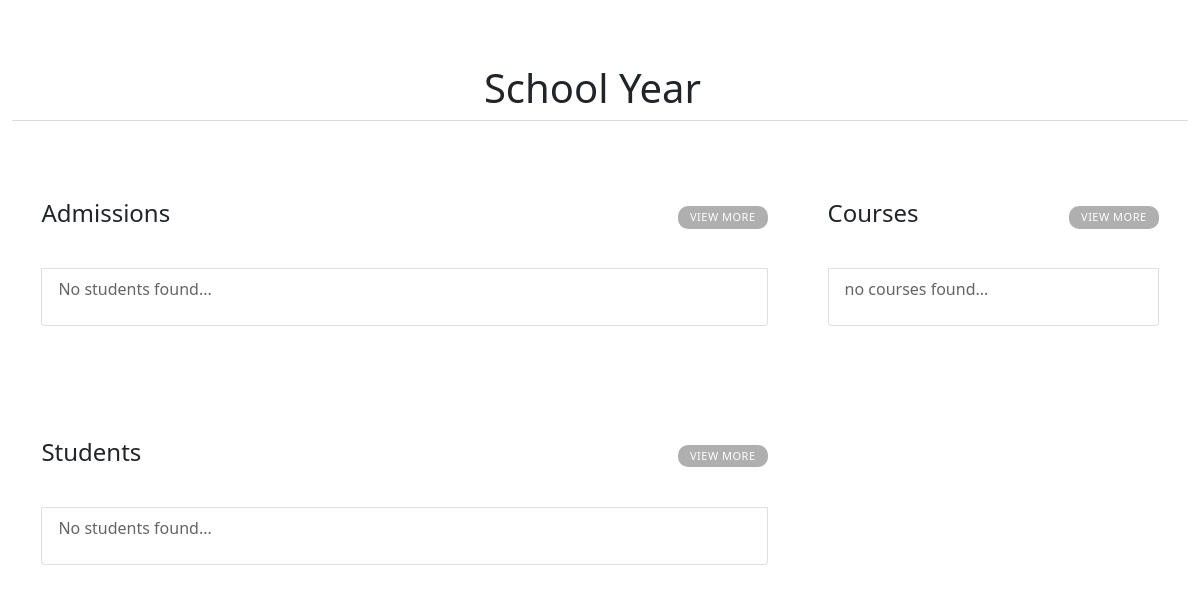
Page /academiaweb/years/year=1/ on the earlier database version.
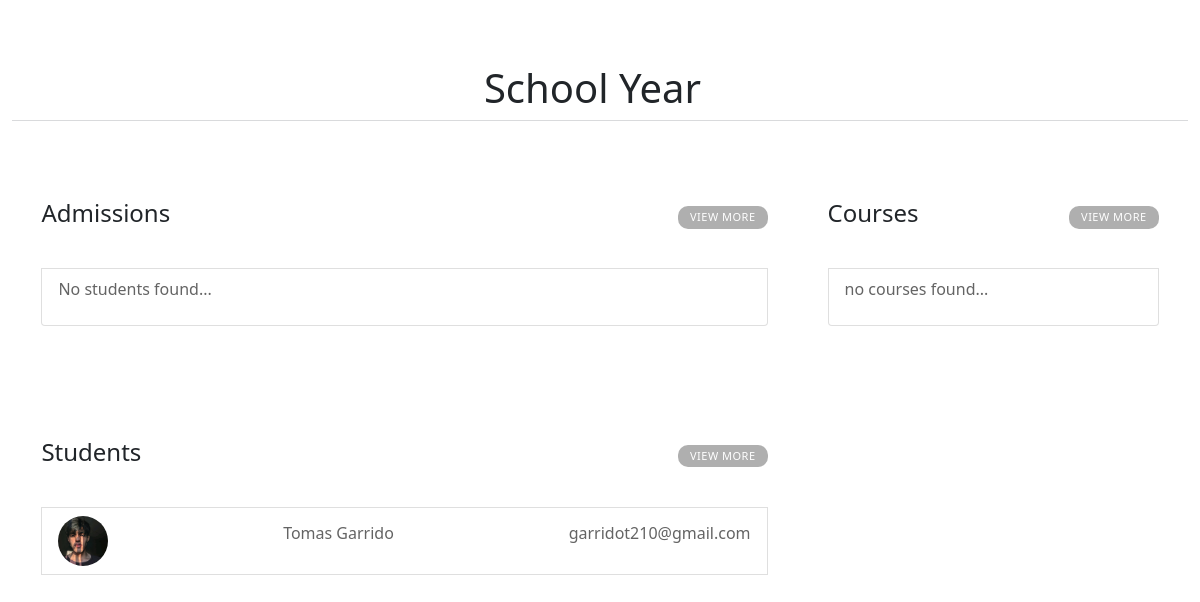
Same page on the later database version.
### main_app/models.py (models this page shows, shortened)
class Students(models.Model):
    id              = models.AutoField(primary_key=True)
    user            = models.ForeignKey(UserAccount,on_delete=models.CASCADE)
    document        = models.CharField(max_length=8,unique=True)
    first_name      = models.CharField(max_length=200)
    last_name       = models.CharField(max_length=200)
    date_of_birth   = models.DateField(default=datetime.date.today)
    gender_choice   = (('male','male'),('feminine','feminine'),('undefined','undefined'))
    gender          = models.CharField(max_length=10, default='male', choices=gender_choice)
    nationality     = CountryField()
    year            = models.ForeignKey(SchoolYears,on_delete=models.CASCADE,blank=True,null=True)
    profile_picture = models.ImageField(upload_to='students/profile_pictures',blank=True,null=True)
    HS_diploma      = models.FileField(upload_to='students/high_school_diploma',blank=True,null=True)
    class Meta():
        verbose_name        = 'Student'
        verbose_name_plural = 'Students'
    @property
    def full_name(self):
        return '{} {}'.format(self.first_name,self.last_name)
    @property
    def email(self):
        return str(self.user)

class UserAccount(AbstractBaseUser,PermissionsMixin):
    email           = models.EmailField(unique=True)
    groups          = models.ManyToManyField(Group,blank=True)
    date_joined     = models.DateTimeField(auto_now_add=timezone.now())
    last_login      = models.DateTimeField(auto_now=timezone.now())
    is_active       = models.BooleanField(default=True)
    is_staff        = models.BooleanField(default=False)
    is_superuser    = models.BooleanField(default=False)
    is_teacher      = models.BooleanField(default=False)
    is_student      = models.BooleanField(default=False)
    is_admin        = models.BooleanField(default=False)
    USERNAME_FIELD  = 'email'
    objects = UserManager()
    def __str__(self):
        return self.email

### main_app/views.py (the view)
# urls.py: path('years/year=<str:pk>/',views.YearData,name='year')
def YearData(request,pk):
    year = SchoolYears.objects.get(id=pk)
    students  = Students.objects.filter(year = year)
    courses   = Courses.objects.filter(year = year)
    admssions = Applications.objects.filter(year=year)
    context   = {'year':year,'students':students,'courses':courses,'admssions':admssions}
    return render(request,'year_data.html',context)

### main_app/templates/year_data.html
{% extends 'base.html' %}
{% load static %}
{% block content %}
<link rel="stylesheet" href="{% static 'css/year_data.css' %}">
<div class="container-fluid">
    <div class="title">
        <a href="{% url 'years' %}"><h1>School Year</h1></a>
    </div>
    <div class="content" >
        <div class="first-col">
            <ul class="list-group" >
                <div class="content-title">
                    <h4>Admissions</h4>
                    <a href="">
                        View More
                    </a>
                </div>
                {% if admissions %}{% for admission in admissions %}
                <a href="{% url 'admission' admission.email %}"><li class="list-group-item">
                    <img src="{{admission.profile_picture.url}}"  alt="">
                    <p>{{admission.full_name}}</p>
                    <p>{{admission.email}}</p>
                </li></a>{% endfor %}{% else %}
                <li class="list-group-item">
                    <p>No students found...</p>
                </li>
                {% endif %}
            </ul>
            <ul class="list-group" id="students">
                <div class="content-title">
                    <h4>Students</h4>
                    <a href="/academiaweb/students/?user=&document=&first_name=&last_name=&gender=&year={{year.id}}">
                        View More
                    </a>
                </div>
                {% if students %}{% for student in students %}
                <a href="{% url 'student' student.email %}"><li class="list-group-item">
                    <img src="{{student.profile_picture.url}}"  alt="">
                    <p>{{student.full_name}}</p>
                    <p>{{student.email}}</p>
                </li></a>{% endfor %}{% else %}
                <li class="list-group-item">
                    <p>No students found...</p>
                </li>
                {% endif %}
            </ul>
        </div>
        <div class="second-col">
            <ul class="list-group">
                <div class="content-title">
                    <h4>Courses</h4>
                    <a href="/academiaweb/courses/?name=&year=1">View More</a>
                </div>
                {% if courses %}{% for course in courses %}
                <a href="{% url 'course' course.name course.year %}"><li class="list-group-item">
                    <img src="{{course.course_picture.url}}"  alt="">
                    <p>{{course.name}}</p>
                </li></a>{% endfor %}{% else %}
                <li class="list-group-item">
                    <p>no courses found...</p>
                </li>
                {% endif %}
            </ul>
        </div>
    </div>
</div>
{% endblock %}

Differences in the rows shown:
added Students: profile_picture (picture), full_name "Tomas Garrido", email "garridot210@gmail.com"
Other differences:
text no longer shown: "No students found..."
